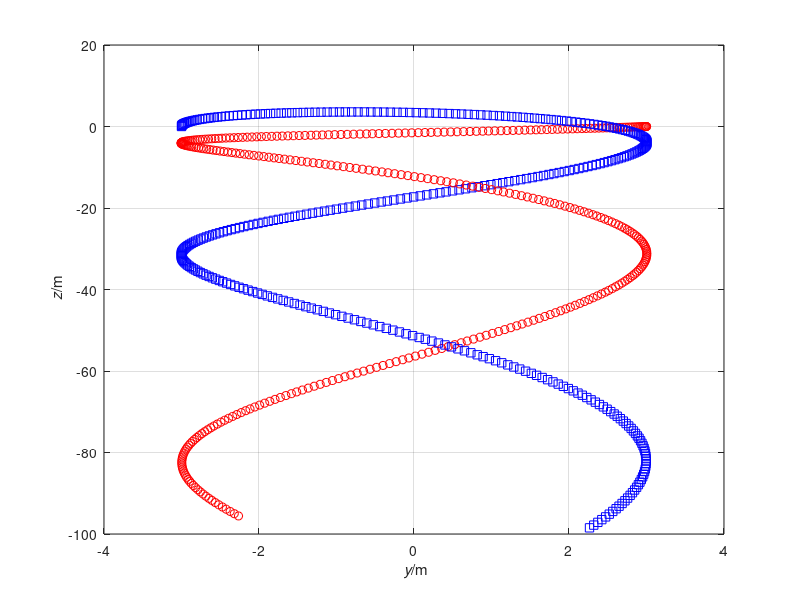

This chart was generated by the following MATLAB code:
%%% Simulation of two bodies connected by Hookean material in 2D
%% Coordinates (t, y, z)

%% Constants
ma = 2;	   % kg: mass of object a
mb = 2;	   % kg: mass of object b
g = 9.81;  % N/kg: gravitational acceleration
ln = 1;	   % m: natural length
k = 5;	   % N/m: spring constant

%% Initial conditions
t = 0;	       % s: initial time
ra = [-3, 0];  % m: initial position of object a
rb = [3, 0];   % m: initial position of object b
va = [0, 10];  % m/s: initial velocity of object a
vb = [0, 0];   % m/s: initial velocity of object b

%% Boundary conditions
Ga = -ma * g * [0, 1];  % N: gravity supply on object a
Gb = -mb * g * [0, 1];  % N: gravity supply on object b

%% Parameters for time loop
t1 = 5;	     % s: final time
dt = 0.001;  % s: time step %@

%% Plotting
dtplot = t1/360;  % time interval between plots
tplot = dtplot;	  % time for next plot
figure
plot(ra(1), ra(2), 'sb')
hold on; grid on
plot(rb(1), rb(2), 'or')
xlabel('{\it y}/m'); ylabel('{\it z}/m') %@

%% State: ra, rb, va, vb
%% Numerical time integration
while t < t1
  %% constitutive relations
  Pa = ma * va;
  Pb = ma * vb;
  l = norm(ra - rb); % calculation of present length
  Fxa = -k * (l - ln) * (ra - rb)/l;
  Fxb = -Fxa; % balance of momentum for Hookean material

  %% balances
  t = t + dt;
  Pa = Pa + (Fxa + Ga) * dt;
  Pb = Pb + (Fxb + Gb) * dt;
  ra = ra + va * dt;
  rb = rb + vb * dt;

  %% constitutive relations
  va = Pa / ma;
  vb = Pb / mb; %@

  %% plot
  if t > tplot
    plot(ra(1), ra(2), 'sb')
    plot(rb(1), rb(2), 'or')
    pause(0)
    tplot = tplot + dtplot;
  end %@
end
